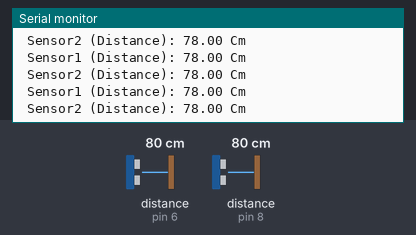
A sketch run on a simulated Arduino Uno, built with avr-gcc and run on an emulated ATmega328P. Parts: the last lines printed to the serial monitor. Wiring (inferred from the names in the program): 2 × ultrasonic range finder: trigger pin 7, echo pin 6 / trigger pin 9, echo pin 8. The test bench sets the inputs (shaded band); at power-on: distance to the obstacle (sensors on pin 6, pin 8) 80 cm. The echo pulse lasts 58.3 µs per cm. At 6.6 s the program stops and its outputs stay as they are.

Above: at 1.3 s.
1.4 s: distance to the obstacle (sensor on pin 6) set to 9 cm
At 1.87 s:
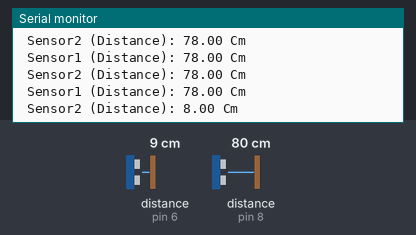
2.9 s: distance to the obstacle (sensor on pin 8) set to 9 cm
At 3.38 s:
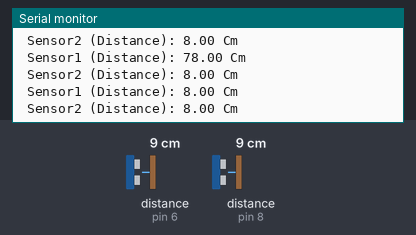
4.4 s: distance to the obstacle (sensor on pin 6) set to 18 cm
At 4.89 s:
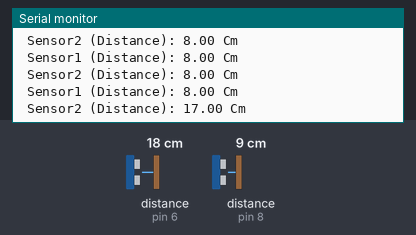
5.9 s: distance to the obstacle (sensor on pin 8) set to 2 cm
At 6.9 s:
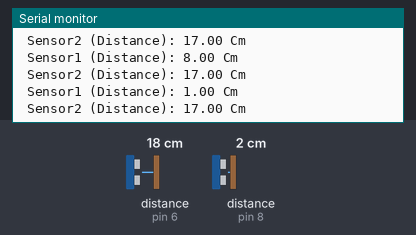
Timing chart, 0 to 8.1 s (numbered marks = the images above; inputs shaded):
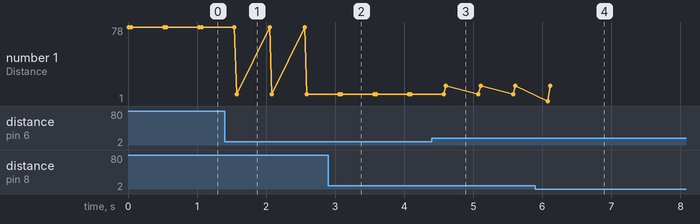

Measured:
- after the input at 1.4 s, the serial monitor: prints a new line after 0.17 s (image 1)
- after the input at 2.9 s, the serial monitor: prints a new line after 0.16 s (image 2)
- after the input at 4.4 s, the serial monitor: prints a new line after 0.20 s (image 3)
- after the input at 5.9 s, the serial monitor: prints a new line after 0.18 s (image 4)
- plotted number 1: 78 → 8 after the input at 1.4 s, 8 → 17 after the input at 4.4 s

The sketch:

supersonic_sensor.ino
```cpp
#define TRIG1 9 //TRIG 핀 설정 (초음파 보내는 핀)
#define ECHO1 8 //ECHO 핀 설정 (초음파 받는 핀)
#define TRIG2 7 //TRIG 핀 설정 (초음파 보내는 핀)
#define ECHO2 6 //ECHO 핀 설정 (초음파 받는 핀)

void setup() {
  Serial.begin(9600); //시리얼모니터로 센서값을 확인하기위해서 시리얼 통신을 정의
  pinMode(TRIG1, OUTPUT);
  pinMode(ECHO1, INPUT);
  pinMode(TRIG2, OUTPUT);
  pinMode(ECHO2, INPUT);
}

void loop(){

  unsigned long duration1, duration2;

  //초음파 센서 1
  digitalWrite(TRIG1, LOW);
  delayMicroseconds(2);
  digitalWrite(TRIG1, HIGH);
  delayMicroseconds(10);
  digitalWrite(TRIG1, LOW);
  duration1 = pulseIn (ECHO1, HIGH); //물체에 반사되어돌아온 초음파의 시간을 변수에 저장

  //초음파 센서 2
  digitalWrite(TRIG2, LOW);
  delayMicroseconds(2);
  digitalWrite(TRIG2, HIGH);
  delayMicroseconds(10);
  digitalWrite(TRIG2, LOW);
  duration2 = pulseIn (ECHO2, HIGH); //물체에 반사되어돌아온 초음파의 시간을 변수에 저장

  //34000*초음파가 물체로 부터 반사되어 돌아오는시간 /1000000 / 2(왕복값이아니라 편도값이기때문에 나누기2를 해줍니다.)
  //초음파센서의 거리값이 위 계산값과 동일하게 Cm로 환산되는 계산공식

  float distance1 = duration1 * 17 / 1000;
  float distance2 = duration2 * 17 / 1000;
  //시리얼모니터로 초음파 거리값을 확인 하는 코드


  Serial.print("\n Sensor1 (Distance): ");
  Serial.print(distance1); //측정된 물체로부터 거리값(cm값)
  Serial.println(" Cm");
  Serial.print(" Sensor2 (Distance): ");
  Serial.print(distance2); //측정된 물체로부터 거리값(cm값)
  Serial.println(" Cm");
  delay(500); //측정값보여주는 시간 간격

  if (distance1 <5) // 거리가 5cm 이하일때 작동 정지.
  exit(0);

  if (distance2 <5) // 거리가 5cm 이하일때 작동 정지.
  exit(0);

}
```
